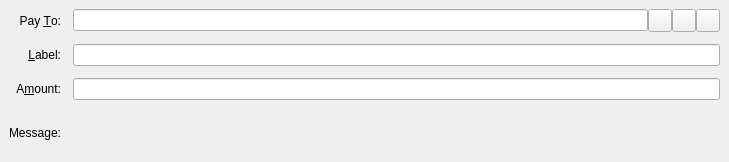
<?xml version="1.0" encoding="UTF-8"?>
<ui version="4.0">
 <class>SendCoinsEntry</class>
 <widget class="QStackedWidget" name="SendCoinsEntry">
  <property name="geometry">
   <rect>
    <x>0</x>
    <y>0</y>
    <width>729</width>
    <height>162</height>
   </rect>
  </property>
  <property name="focusPolicy">
   <enum>Qt::TabFocus</enum>
  </property>
  <property name="autoFillBackground">
   <bool>false</bool>
  </property>
  <widget class="QFrame" name="SendCoins">
   <property name="toolTip">
    <string>This is a normal payment.</string>
   </property>
   <layout class="QGridLayout" name="gridLayout">
    <property name="spacing">
     <number>12</number>
    </property>
    <item row="0" column="0">
     <widget class="QLabel" name="payToLabel">
      <property name="text">
       <string>Pay &amp;To:</string>
      </property>
      <property name="alignment">
       <set>Qt::AlignRight|Qt::AlignTrailing|Qt::AlignVCenter</set>
      </property>
      <property name="buddy">
       <cstring>payTo</cstring>
      </property>
     </widget>
    </item>
    <item row="0" column="1">
     <layout class="QHBoxLayout" name="payToLayout">
      <property name="spacing">
       <number>0</number>
      </property>
      <item>
       <widget class="QValidatedLineEdit" name="payTo">
        <property name="toolTip">
         <string>The TF address to send the payment to</string>
        </property>
       </widget>
      </item>
      <item>
       <widget class="QToolButton" name="addressBookButton">
        <property name="toolTip">
         <string>Choose previously used address</string>
        </property>
        <property name="text">
         <string/>
        </property>
        <property name="icon">
         <iconset>
          <normaloff>:/icons/address-book</normaloff>:/icons/address-book</iconset>
        </property>
        <property name="shortcut">
         <string>Alt+A</string>
        </property>
       </widget>
      </item>
      <item>
       <widget class="QToolButton" name="pasteButton">
        <property name="toolTip">
         <string>Paste address from clipboard</string>
        </property>
        <property name="text">
         <string/>
        </property>
        <property name="icon">
         <iconset>
          <normaloff>:/icons/editpaste</normaloff>:/icons/editpaste</iconset>
        </property>
        <property name="shortcut">
         <string>Alt+P</string>
        </property>
       </widget>
      </item>
      <item>
       <widget class="QToolButton" name="deleteButton">
        <property name="toolTip">
         <string>Remove this entry</string>
        </property>
        <property name="text">
         <string/>
        </property>
        <property name="icon">
         <iconset>
          <normaloff>:/icons/remove</normaloff>:/icons/remove</iconset>
        </property>
       </widget>
      </item>
     </layout>
    </item>
    <item row="1" column="0">
     <widget class="QLabel" name="labelLabel">
      <property name="text">
       <string>&amp;Label:</string>
      </property>
      <property name="alignment">
       <set>Qt::AlignRight|Qt::AlignTrailing|Qt::AlignVCenter</set>
      </property>
      <property name="buddy">
       <cstring>addAsLabel</cstring>
      </property>
     </widget>
    </item>
    <item row="1" column="1">
     <widget class="QLineEdit" name="addAsLabel">
      <property name="toolTip">
       <string>Enter a label for this address to add it to the list of used addresses</string>
      </property>
     </widget>
    </item>
    <item row="2" column="0">
     <widget class="QLabel" name="amountLabel">
      <property name="text">
       <string>A&amp;mount:</string>
      </property>
      <property name="alignment">
       <set>Qt::AlignRight|Qt::AlignTrailing|Qt::AlignVCenter</set>
      </property>
      <property name="buddy">
       <cstring>payAmount</cstring>
      </property>
     </widget>
    </item>
    <item row="2" column="1">
     <widget class="BitcoinAmountField" name="payAmount"/>
    </item>
    <item row="3" column="0">
     <widget class="QLabel" name="messageLabel">
      <property name="text">
       <string>Message:</string>
      </property>
      <property name="alignment">
       <set>Qt::AlignRight|Qt::AlignTrailing|Qt::AlignVCenter</set>
      </property>
     </widget>
    </item>
    <item row="3" column="1">
     <widget class="QLabel" name="messageTextLabel">
      <property name="toolTip">
       <string>A message that was attached to the TF: URI which will be stored with the transaction for your reference. Note: This message will not be sent over the TF network.</string>
      </property>
      <property name="textFormat">
       <enum>Qt::PlainText</enum>
      </property>
     </widget>
    </item>
   </layout>
  </widget>
  <widget class="QFrame" name="SendCoins_InsecurePaymentRequest">
   <property name="toolTip">
    <string>This is an unverified payment request.</string>
   </property>
   <property name="autoFillBackground">
    <bool>true</bool>
   </property>
   <property name="frameShape">
    <enum>QFrame::StyledPanel</enum>
   </property>
   <property name="frameShadow">
    <enum>QFrame::Sunken</enum>
   </property>
   <layout class="QGridLayout" name="gridLayout_is">
    <property name="spacing">
     <number>12</number>
    </property>
    <item row="0" column="0">
     <widget class="QLabel" name="payToLabel_is">
      <property name="text">
       <string>Pay To:</string>
      </property>
      <property name="alignment">
       <set>Qt::AlignRight|Qt::AlignTrailing|Qt::AlignVCenter</set>
      </property>
     </widget>
    </item>
    <item row="0" column="1">
     <layout class="QHBoxLayout" name="payToLayout_is">
      <property name="spacing">
       <number>0</number>
      </property>
      <item>
       <widget class="QLabel" name="payTo_is"/>
      </item>
      <item>
       <widget class="QToolButton" name="deleteButton_is">
        <property name="toolTip">
         <string>Remove this entry</string>
        </property>
        <property name="text">
         <string/>
        </property>
        <property name="icon">
         <iconset>
          <normaloff>:/icons/remove</normaloff>:/icons/remove</iconset>
        </property>
       </widget>
      </item>
     </layout>
    </item>
    <item row="1" column="0">
     <widget class="QLabel" name="memoLabel_is">
      <property name="text">
       <string>Memo:</string>
      </property>
      <property name="alignment">
       <set>Qt::AlignRight|Qt::AlignTrailing|Qt::AlignVCenter</set>
      </property>
     </widget>
    </item>
    <item row="1" column="1">
     <widget class="QLabel" name="memoTextLabel_is">
      <property name="textFormat">
       <enum>Qt::PlainText</enum>
      </property>
     </widget>
    </item>
    <item row="2" column="0">
     <widget class="QLabel" name="amountLabel_is">
      <property name="text">
       <string>A&amp;mount:</string>
      </property>
      <property name="alignment">
       <set>Qt::AlignRight|Qt::AlignTrailing|Qt::AlignVCenter</set>
      </property>
      <property name="buddy">
       <cstring>payAmount_is</cstring>
      </property>
     </widget>
    </item>
    <item row="2" column="1">
     <widget class="BitcoinAmountField" name="payAmount_is">
      <property name="acceptDrops">
       <bool>false</bool>
      </property>
     </widget>
    </item>
   </layout>
  </widget>
  <widget class="QFrame" name="SendCoins_SecurePaymentRequest">
   <property name="toolTip">
    <string>This is a verified payment request.</string>
   </property>
   <property name="autoFillBackground">
    <bool>true</bool>
   </property>
   <property name="frameShape">
    <enum>QFrame::StyledPanel</enum>
   </property>
   <property name="frameShadow">
    <enum>QFrame::Sunken</enum>
   </property>
   <layout class="QGridLayout" name="gridLayout_s">
    <property name="spacing">
     <number>12</number>
    </property>
    <item row="0" column="0">
     <widget class="QLabel" name="payToLabel_s">
      <property name="text">
       <string>Pay To:</string>
      </property>
      <property name="alignment">
       <set>Qt::AlignRight|Qt::AlignTrailing|Qt::AlignVCenter</set>
      </property>
     </widget>
    </item>
    <item row="0" column="1">
     <layout class="QHBoxLayout" name="payToLayout_s">
      <property name="spacing">
       <number>0</number>
      </property>
      <item>
       <widget class="QLabel" name="payTo_s">
        <property name="textFormat">
         <enum>Qt::PlainText</enum>
        </property>
       </widget>
      </item>
      <item>
       <widget class="QToolButton" name="deleteButton_s">
        <property name="toolTip">
         <string>Remove this entry</string>
        </property>
        <property name="text">
         <string/>
        </property>
        <property name="icon">
         <iconset>
          <normaloff>:/icons/remove</normaloff>:/icons/remove</iconset>
        </property>
       </widget>
      </item>
     </layout>
    </item>
    <item row="1" column="0">
     <widget class="QLabel" name="memoLabel_s">
      <property name="text">
       <string>Memo:</string>
      </property>
      <property name="alignment">
       <set>Qt::AlignRight|Qt::AlignTrailing|Qt::AlignVCenter</set>
      </property>
     </widget>
    </item>
    <item row="1" column="1">
     <widget class="QLabel" name="memoTextLabel_s">
      <property name="textFormat">
       <enum>Qt::PlainText</enum>
      </property>
     </widget>
    </item>
    <item row="2" column="0">
     <widget class="QLabel" name="amountLabel_s">
      <property name="text">
       <string>A&amp;mount:</string>
      </property>
      <property name="alignment">
       <set>Qt::AlignRight|Qt::AlignTrailing|Qt::AlignVCenter</set>
      </property>
      <property name="buddy">
       <cstring>payAmount_s</cstring>
      </property>
     </widget>
    </item>
    <item row="2" column="1">
     <widget class="BitcoinAmountField" name="payAmount_s">
      <property name="acceptDrops">
       <bool>false</bool>
      </property>
     </widget>
    </item>
   </layout>
  </widget>
 </widget>
 <customwidgets>
  <customwidget>
   <class>QValidatedLineEdit</class>
   <extends>QLineEdit</extends>
   <header>qvalidatedlineedit.h</header>
  </customwidget>
  <customwidget>
   <class>BitcoinAmountField</class>
   <extends>QLineEdit</extends>
   <header>bitcoinamountfield.h</header>
   <container>1</container>
  </customwidget>
 </customwidgets>
 <tabstops>
  <tabstop>payTo</tabstop>
  <tabstop>addressBookButton</tabstop>
  <tabstop>pasteButton</tabstop>
  <tabstop>deleteButton</tabstop>
  <tabstop>addAsLabel</tabstop>
  <tabstop>payAmount</tabstop>
  <tabstop>payAmount_is</tabstop>
  <tabstop>deleteButton_is</tabstop>
  <tabstop>payAmount_s</tabstop>
  <tabstop>deleteButton_s</tabstop>
 </tabstops>
 <resources/>
 <connections/>
</ui>
